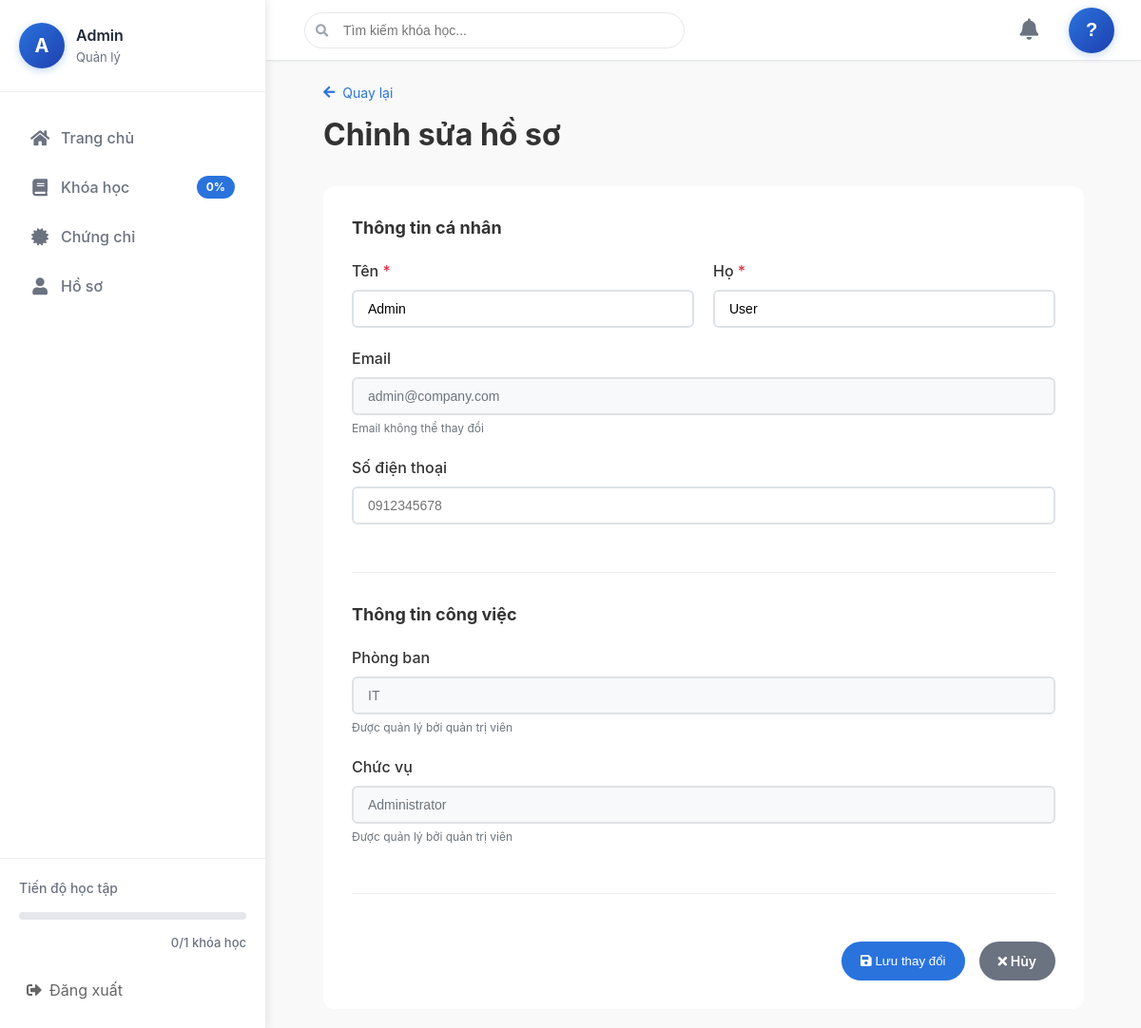
The page /profile/edit (signed in) on the database its author committed.
### tables this page shows
CREATE TABLE IF NOT EXISTS tblTrain_Employee (
    ID INT AUTO_INCREMENT PRIMARY KEY,
    FirstName VARCHAR(100) NOT NULL,
    LastName VARCHAR(100) NOT NULL,
    Email VARCHAR(255) NOT NULL UNIQUE,
    PasswordHash VARCHAR(255) NOT NULL,
    Department VARCHAR(100),
    Position VARCHAR(100),
    PositionID INT,
    Status TINYINT DEFAULT 1,
    LastLoginAt DATETIME DEFAULT NULL,
    LastLoginIP VARCHAR(45),
    CreatedAt DATETIME DEFAULT CURRENT_TIMESTAMP,
    FOREIGN KEY (PositionID) REFERENCES tblTrain_Position(ID),
    INDEX idx_email (Email)
);

### controllers/EmployeeController.php (called while the page is built, shortened)
<?php
require_once __DIR__ . '/../core/Controller.php';
require_once __DIR__ . '/../models/EmployeeModel.php';
class EmployeeController extends Controller {
    private $employeeModel;
    public function __construct() {
        $this->employeeModel = new EmployeeModel();
    }
    public function editProfile() {
        $employeeId = $this->checkAuth();
        $employee = $this->employeeModel->findById($employeeId);
        $sidebarData = $this->getSidebarData($employeeId);
        $this->render('employee/edit', [
            'employee' => $employee,
            'sidebarData' => $sidebarData,
            'pageTitle' => 'Chỉnh sửa hồ sơ'
        ]);
    }
    private function getSidebarData($employeeId) {
        $progress = [
            'total_subjects' => 0,
            'completed_subjects' => 0,
            'total_certificates' => 0
        ];
        $stmt = $this->db->prepare("
            SELECT
                COUNT(DISTINCT s.ID) as total_subjects,
                SUM(CASE WHEN
                    EXISTS (
                        SELECT 1
                        FROM " . TBL_EXAM . " e
                        WHERE e.SubjectID = s.ID
                        AND e.EmployeeID = ?
                        AND e.Passed = 1
                    )
                    THEN 1 ELSE 0
                END) as completed_subjects,
                (SELECT COUNT(*)
                 FROM " . TBL_CERTIFICATE . " c
                 WHERE c.EmployeeID = ?
                 AND c.Status = 1) as total_certificates
            FROM " . TBL_SUBJECT . " s
            INNER JOIN " . TBL_ASSIGN . " a ON s.ID = a.SubjectID
            INNER JOIN " . TBL_POSITION . " p ON p.ID = a.PositionID
            WHERE p.ID = (
                SELECT PositionID
                FROM " . TBL_EMPLOYEE . "
                WHERE ID = ?
            )
            AND s.Status = 1
            AND (a.AssignDate <= CURRENT_DATE)
            AND (a.ExpireDate IS NULL OR a.ExpireDate >= CURRENT_DATE)
        ");
        $stmt->execute([$employeeId, $employeeId, $employeeId]);
        $progressResult = $stmt->fetch(PDO::FETCH_ASSOC);
        if ($progressResult) {
            $progress = $progressResult;
        }
        $positionStmt = $this->db->prepare("
            SELECT p.PositionName
            FROM " . TBL_EMPLOYEE . " e
            LEFT JOIN " . TBL_POSITION . " p ON e.PositionID = p.ID
            WHERE e.ID = ?
        ");
        $positionStmt->execute([$employeeId]);
        $position = $positionStmt->fetch(PDO::FETCH_ASSOC);
        return [
            'progress' => $progress,
            'position' => $position['PositionName'] ?? 'Nhân viên'
        ];
    }
}

### models/EmployeeModel.php (called while the page is built, shortened)
<?php
require_once __DIR__ . '/../core/Model.php';
class EmployeeModel extends Model {
    protected $table = 'tbltrain_employee';
    public function findById($id) {
        $sql = "SELECT * FROM {$this->table} WHERE ID = ? LIMIT 1";
        $result = $this->query($sql, [$id]);
        return $result ? $result[0] : null;
    }
}

### core/Model.php (called while the page is built, shortened)
<?php
class Model {
    protected $db;
    public function __construct() {
        $this->db = $GLOBALS['db'];
    }
    protected function query($sql, $params = []) {
        $stmt = $this->db->prepare($sql);
        $stmt->execute($params);
        return $stmt->fetchAll(PDO::FETCH_ASSOC);
    }
}

### routes.php (called while the page is built)
<?php
return [
    'GET /login' => 'AuthController@loginForm',
    'POST /login' => 'AuthController@login',
    'GET /logout' => 'AuthController@logout',
    'GET /' => 'DashboardController@index',
    'GET /dashboard' => 'DashboardController@index',
    'GET /subjects' => 'SubjectController@index',
    'GET /subject/:id' => 'SubjectController@detail',
    'GET /exam/:id' => 'ExamController@show',
    'POST /exam/:id/start' => 'ExamController@start',
    'POST /exam/:id/submit' => 'ExamController@submit',
    'POST /exam/check-answer' => 'ExamController@checkAnswer',
    'GET /exam/:id/results' => 'ExamController@results',
    'GET /certificates' => 'CertificateController@index',
    'GET /certificate/:code' => 'CertificateController@show',
    'GET /certificate/:code/download' => 'CertificateController@download',
    'GET /certificate/:code/print' => 'CertificateController@printView',
    'GET /verify/:code' => 'CertificateController@verify',
    'GET /profile' => 'EmployeeController@profile',
    'GET /profile/edit' => 'EmployeeController@editProfile',
    'POST /profile/update' => 'EmployeeController@updateProfile',
    'GET /profile/change-password' => 'EmployeeController@changePasswordForm',
    'POST /profile/change-password' => 'EmployeeController@changePassword',
    'GET /profile/history' => 'EmployeeController@learningHistory',
    'GET /profile/statistics' => 'EmployeeController@statistics',
    'POST /api/lesson/track' => 'SubjectController@trackProgress',
    'POST /api/lesson/complete' => 'SubjectController@complete',
    'GET /api/subject/:id/progress' => 'SubjectController@getProgress',
    'GET /api/notifications' => 'NotificationsController@index',
];

### views/employee/edit.php (the view, shortened to what this page needs)
<div class="edit-profile-container">
    <div class="page-header">
        <a href="<?= BASE_URL ?>/profile" class="back-link">
            <i class="fas fa-arrow-left"></i> Quay lại
        </a>
        <h1>Chỉnh sửa hồ sơ</h1>
    </div>
    <?php
    $isAdmin = ($employee['role'] ?? '') === 'admin';
    ?>
    <div class="edit-profile-card">
        <form method="POST" action="<?= BASE_URL ?>/profile/update" class="profile-form">
            <div class="form-section">
                <h3>Thông tin cá nhân</h3>
                <div class="form-row">
                    <div class="form-group">
                        <label for="first_name">
                            Tên <span class="required">*</span>
                        </label>
                        <input type="text"
                               id="first_name"
                               name="first_name"
                               class="form-control"
                               value="<?= htmlspecialchars($employee['FirstName']) ?>"
                               required>
                    </div>
                    <div class="form-group">
                        <label for="last_name">
                            Họ <span class="required">*</span>
                        </label>
                        <input type="text"
                               id="last_name"
                               name="last_name"
                               class="form-control"
                               value="<?= htmlspecialchars($employee['LastName']) ?>"
                               required>
                    </div>
                </div>
                <div class="form-group">
                    <label for="email">Email</label>
                    <input type="email"
                           id="email"
                           name="email"
                           class="form-control"
                           value="<?= htmlspecialchars($employee['Email']) ?>"
                           <?= !$isAdmin ? 'disabled' : '' ?>
                    >
                    <small class="form-help">Email không thể thay đổi</small>
                </div>
                <div class="form-group">
                    <label for="phone">Số điện thoại</label>
                    <input type="tel"
                           id="phone"
                           name="phone"
                           class="form-control"
                           value="<?= htmlspecialchars($employee['Phone'] ?? '') ?>"
                           placeholder="0912345678">
                </div>
            </div>
            <div class="form-section">
                <h3>Thông tin công việc</h3>
                <div class="form-group">
                    <label for="department">Phòng ban</label>
                    <input type="text"
                           id="department"
                           name="department"
                           class="form-control"
                           value="<?= htmlspecialchars($employee['Department'] ?? '') ?>"
                           <?= !$isAdmin ? 'disabled' : '' ?>
                           >
                    <small class="form-help">Được quản lý bởi quản trị viên</small>
                </div>
                <div class="form-group">
                    <label for="position">Chức vụ</label>
                    <input type="text"
                           id="position"
                           name="position"
                           class="form-control"
                           value="<?= htmlspecialchars($employee['Position'] ?? '') ?>"
                            <?= !$isAdmin ? 'disabled' : '' ?>
                           >
                    <small class="form-help">Được quản lý bởi quản trị viên</small>
                </div>
            </div>
            <div class="form-actions">
                <button type="submit" class="btn-primary">
                    <i class="fas fa-save"></i> Lưu thay đổi
                </button>
                <a href="<?= BASE_URL ?>/profile" class="btn-secondary">
                    <i class="fas fa-times"></i> Hủy
                </a>
            </div>
        </form>
    </div>
</div>

### index.php (shortened to what this page needs)
<?php
$requestUri = parse_url($_SERVER['REQUEST_URI'], PHP_URL_PATH);
$baseDir = dirname($_SERVER['SCRIPT_NAME']);
if (strpos($requestUri, $baseDir) === 0) {
    $requestUri = substr($requestUri, strlen($baseDir));
}
$request = '/' . trim($requestUri, '/');
$request = preg_replace('#/+#', '/', $request);
$loginUrl = $baseDir . '/login';
$router = new Router();
try {
    $router->handle($request);
} catch (Exception $e) {
    error_log("Error handling request: " . $e->getMessage());
    error_log("Stack trace: " . $e->getTraceAsString());
    if (!isset($_SESSION['employee_id'])) {
        if ($request === '/login') {
            if (file_exists(BASE_PATH . '/views/login.php')) {
                require_once BASE_PATH . '/views/login.php';
            } else {
                header('Location: ' . $loginUrl);
            }
        } else {
            header('Location: ' . $loginUrl);
        }
        exit;
    }
    if (getenv('APP_ENV') === 'production') {
        require_once BASE_PATH . '/views/error/500.php';
    } else {
        echo '<pre>' . $e->getMessage() . "\n" . $e->getTraceAsString() . '</pre>';
    }
}
class Router {
    private $routes = [];
    public function __construct() {
        $routesFile = BASE_PATH . '/routes.php';
        $this->routes = require $routesFile;
    }
    public function handle($request) {
        $method = $_SERVER['REQUEST_METHOD'];
        foreach ($this->routes as $pattern => $handler) {
            $parts = explode(' ', $pattern, 2);
            list($methodPattern, $pathPattern) = $parts;
            if ($methodPattern !== $method) {
                continue;
            }
            $quotedPath = preg_quote($pathPattern, '#');
            $pathRegex = '#^' . preg_replace('#\\\\:([a-zA-Z0-9_]+)#', '(?P<$1>[^/]+)', $quotedPath) . '$#';
            if (preg_match($pathRegex, $request, $matches)) {
                $params = [];
                list($controller, $action) = explode('@', $handler);
                $instance = new $controller();
                call_user_func_array([$instance, $action], array_values($params));
                return;
            }
        }
    }
}

### views/layout/sidebar.php (shortened to what this page needs)
<aside class="sidebar">
    <?php
    $progress = $sidebarData['progress'] ?? ['total_subjects' => 0, 'completed_subjects' => 0, 'total_certificates' => 0];
    $position = $sidebarData['position'] ?? 'Nhân viên';
    $progressPercent = ($progress['total_subjects'] > 0)
        ? floor(($progress['completed_subjects'] / $progress['total_subjects']) * 100)
        : 0;
    ?>
    <div class="sidebar-header">
        <div class="user-info">
            <div class="avatar">
                <?= !empty($employee['FirstName']) ? strtoupper(substr($employee['FirstName'], 0, 1)) : '?' ?>
            </div>
            <div class="user-details">
                <div class="user-name"><?= htmlspecialchars($employee['FirstName'] ?? 'Unknown User') ?></div>
                <div class="user-position"><?= htmlspecialchars($position) ?></div>
            </div>
        </div>
    </div>
    <nav class="sidebar-nav">
        <a href="<?= BASE_URL ?>/dashboard" class="nav-item <?= $currentPage === 'dashboard' ? 'active' : '' ?>">
            <i class="fas fa-home"></i>
            <span>Trang chủ</span>
        </a>
        <a href="<?= BASE_URL ?>/subjects" class="nav-item <?= $currentPage === 'subjects' ? 'active' : '' ?>">
            <i class="fas fa-book"></i>
            <span>Khóa học</span>
            <?php if ($progress['total_subjects'] > 0): ?>
                <div class="progress-badge">
                    <?= $progressPercent ?>%
                </div>
            <?php endif; ?>
        </a>
        <a href="<?= BASE_URL ?>/certificates" class="nav-item <?= $currentPage === 'certificates' ? 'active' : '' ?>">
            <i class="fas fa-certificate"></i>
            <span>Chứng chỉ</span>
        </a>
        <a href="<?= BASE_URL ?>/profile" class="nav-item <?= $currentPage === 'profile' ? 'active' : '' ?>">
            <i class="fas fa-user"></i>
            <span>Hồ sơ</span>
        </a>
    </nav>
    <div class="sidebar-footer">
        <div class="progress-summary">
            <div class="progress-title">Tiến độ học tập</div>
            <div class="progress-bar">
            </div>
            <div class="progress-stats">
                <?= $progress['completed_subjects'] ?>/<?= $progress['total_subjects'] ?> khóa học
            </div>
        </div>
        <a href="<?= BASE_URL ?>/logout" class="logout-btn">
            <i class="fas fa-sign-out-alt"></i>
            <span>Đăng xuất</span>
        </a>
    </div>
</aside>

### rows shown on the page
tbltrain_employee: FirstName "A", FirstName "Admin", first_name "Admin", last_name "User", email "admin@company.com", department "IT", position "Administrator"

### other values the page prints
$position "Quản lý"
$progressPercent "0"
$progress['completed_subjects'] "0"
$progress['total_subjects'] "1"
